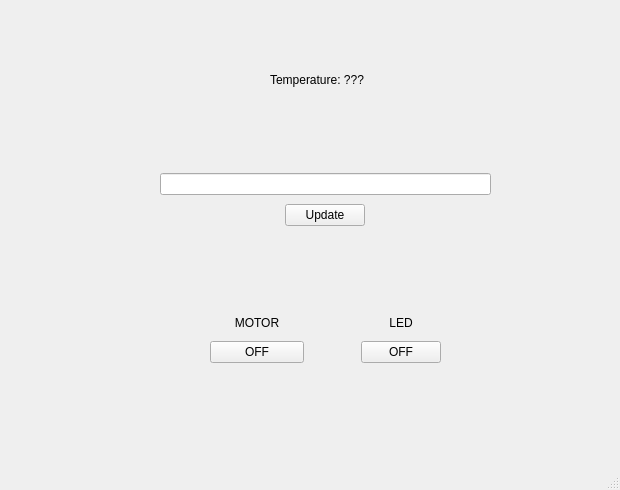
<?xml version="1.0" encoding="UTF-8"?>
<ui version="4.0">
 <class>MainWindow</class>
 <widget class="QMainWindow" name="MainWindow">
  <property name="geometry">
   <rect>
    <x>0</x>
    <y>0</y>
    <width>620</width>
    <height>490</height>
   </rect>
  </property>
  <property name="windowTitle">
   <string>MainWindow</string>
  </property>
  <widget class="QWidget" name="centralwidget">
   <widget class="QWidget" name="layoutWidget">
    <property name="geometry">
     <rect>
      <x>210</x>
      <y>310</y>
      <width>238</width>
      <height>53</height>
     </rect>
    </property>
    <layout class="QGridLayout" name="gridLayout">
     <property name="horizontalSpacing">
      <number>50</number>
     </property>
     <item row="1" column="1" alignment="Qt::AlignHCenter|Qt::AlignVCenter">
      <widget class="QPushButton" name="tbtn_led">
       <property name="text">
        <string>OFF</string>
       </property>
       <property name="checkable">
        <bool>true</bool>
       </property>
      </widget>
     </item>
     <item row="0" column="1">
      <widget class="QLabel" name="lbl_led">
       <property name="text">
        <string>LED</string>
       </property>
       <property name="alignment">
        <set>Qt::AlignCenter</set>
       </property>
      </widget>
     </item>
     <item row="0" column="0">
      <widget class="QLabel" name="lbl_motor">
       <property name="text">
        <string>MOTOR</string>
       </property>
       <property name="alignment">
        <set>Qt::AlignCenter</set>
       </property>
      </widget>
     </item>
     <item row="1" column="0">
      <widget class="QPushButton" name="tbtn_motor">
       <property name="text">
        <string>OFF</string>
       </property>
       <property name="checkable">
        <bool>true</bool>
       </property>
      </widget>
     </item>
    </layout>
   </widget>
   <widget class="QLabel" name="lbl_temperature">
    <property name="geometry">
     <rect>
      <x>270</x>
      <y>70</y>
      <width>141</width>
      <height>20</height>
     </rect>
    </property>
    <property name="text">
     <string>Temperature: ???</string>
    </property>
   </widget>
   <widget class="QWidget" name="layoutWidget">
    <property name="geometry">
     <rect>
      <x>160</x>
      <y>170</y>
      <width>331</width>
      <height>61</height>
     </rect>
    </property>
    <layout class="QVBoxLayout" name="verticalLayout">
     <item>
      <widget class="QLineEdit" name="tf_upFreq">
       <property name="sizePolicy">
        <sizepolicy hsizetype="Expanding" vsizetype="Fixed">
         <horstretch>0</horstretch>
         <verstretch>0</verstretch>
        </sizepolicy>
       </property>
      </widget>
     </item>
     <item alignment="Qt::AlignHCenter">
      <widget class="QPushButton" name="btn_upFreq">
       <property name="sizePolicy">
        <sizepolicy hsizetype="Maximum" vsizetype="Fixed">
         <horstretch>0</horstretch>
         <verstretch>0</verstretch>
        </sizepolicy>
       </property>
       <property name="text">
        <string>Update</string>
       </property>
      </widget>
     </item>
    </layout>
   </widget>
  </widget>
  <widget class="QMenuBar" name="menubar">
   <property name="geometry">
    <rect>
     <x>0</x>
     <y>0</y>
     <width>620</width>
     <height>26</height>
    </rect>
   </property>
  </widget>
  <widget class="QStatusBar" name="statusbar"/>
 </widget>
 <resources/>
 <connections/>
</ui>
